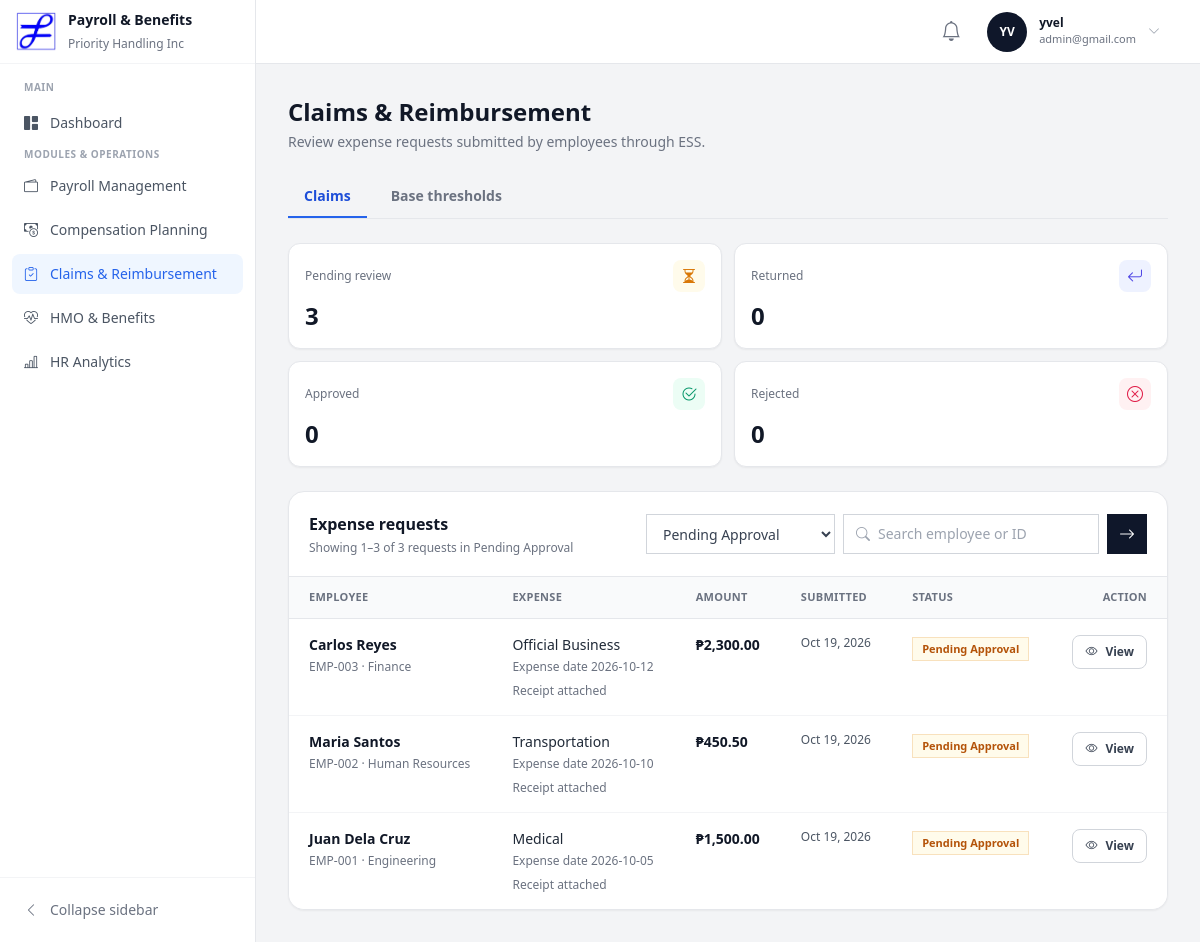
/index.php?page=claims&status=Pending Approval (signed in), run on the app's committed database.
### tables this page shows
CREATE TABLE `claims` (
  `id` int(11) NOT NULL,
  `employee_id` int(11) NOT NULL,
  `expense_type` enum('Medical','Transportation','Miscellaneous','Official Business') NOT NULL,
  `claim_amount` decimal(12,2) NOT NULL,
  `expense_date` date NOT NULL,
  `receipt_attachment` varchar(255) NOT NULL,
  `status` enum('Pending Approval','Approved','Rejected','Returned for Revision') DEFAULT 'Pending Approval',
  `review_notes` text DEFAULT NULL,
  `created_at` timestamp NOT NULL DEFAULT current_timestamp()
);

CREATE TABLE `employees` (
  `id` int(11) NOT NULL,
  `employee_code` varchar(50) NOT NULL,
  `first_name` varchar(100) NOT NULL,
  `last_name` varchar(100) NOT NULL,
  `department` varchar(100) NOT NULL,
  `employment_type` enum('Full-time','Part-time','Contractual') DEFAULT 'Full-time',
  `employment_status` enum('Active','Inactive') DEFAULT NULL,
  `date_hired` date DEFAULT NULL,
  `created_at` timestamp NOT NULL DEFAULT current_timestamp()
);

### app/Views/pages/claims.php (the view, shortened to what the rows shown need)
<?php
$claims = $claimsPageData['claims'] ?? [];
$selectedStatus = $claimsPageData['status'] ?? null;
$search = $claimsPageData['search'] ?? '';
$canReview = $claimsPageData['canReview'] ?? false;
$escape = static fn (string $value): string => htmlspecialchars($value, ENT_QUOTES, 'UTF-8');
$statusClasses = [
    'Pending Approval' => 'bg-amber-50 text-amber-700 ring-amber-600/20',
    'Approved' => 'bg-emerald-50 text-emerald-700 ring-emerald-600/20',
    'Rejected' => 'bg-rose-50 text-rose-700 ring-rose-600/20',
    'Returned for Revision' => 'bg-indigo-50 text-indigo-700 ring-indigo-600/20',
];
$expenseThresholds = [
    'Medical' => [
        'label' => 'Medical / Health',
        'amount' => 5000,
        'days' => 60,
        'icon' => 'bi-heart-pulse',
    ],
    'Transportation' => [
        'label' => 'Transportation',
        'amount' => 1000,
        'days' => 30,
        'icon' => 'bi-train-front',
    ],
    'Official Business' => [
        'label' => 'Official Business',
        'amount' => 10000,
        'days' => 60,
        'icon' => 'bi-briefcase',
    ],
    'Miscellaneous' => [
        'label' => 'Miscellaneous',
        'amount' => 500,
        'days' => 30,
        'icon' => 'bi-receipt',
    ],
];
?>
<!DOCTYPE html>
<html lang="en">
<head>
    <link rel="stylesheet" href="https://cdn.jsdelivr.net/npm/bootstrap-icons@1.11.3/font/bootstrap-icons.min.css">
    <script src="https://cdn.tailwindcss.com"></script>
</head>
<body class="bg-gray-100 font-sans antialiased">
    <div class="flex h-screen overflow-hidden">
        <?php require __DIR__ . '/../partials/sidebar.php'; ?>
        <main class="flex min-w-0 flex-1 flex-col overflow-hidden">
            <div class="flex-1 space-y-6 overflow-y-auto p-5 sm:p-8">
                <div class="flex flex-wrap items-start justify-between gap-4">
                    <div>
                        <h2 class="text-2xl font-bold text-gray-900">Claims & Reimbursement</h2>
                    </div>
                </div>
                <section id="claimsQueuePanel" role="tabpanel" aria-labelledby="claimsQueueTab" class="space-y-6">
                <section class="overflow-hidden rounded-2xl border border-gray-200 bg-white shadow-sm">
                    <div class="space-y-4 border-b border-gray-200 p-4 sm:p-5">
                        <div class="flex flex-col gap-4 sm:flex-row sm:items-center sm:justify-between">
                            <form id="claimFiltersForm" method="get" action="index.php" class="flex flex-wrap gap-2">
                                <select id="claimStatus" name="status" class="border border-gray-300 bg-white px-3 py-2 text-sm text-gray-700 focus:border-blue-500 focus:outline-none focus:ring-2 focus:ring-blue-100">
                                    <?php foreach (\ClaimsService::STATUSES as $status): ?>
                                        <option value="<?= $escape($status) ?>" <?= $selectedStatus === $status ? 'selected' : '' ?>><?= $escape($status) ?></option>
                                    <?php endforeach; ?>
                                </select>
                                <div class="flex items-center gap-2 border border-gray-300 px-3 focus-within:border-blue-500 focus-within:ring-2 focus-within:ring-blue-100">
                                    <i class="bi bi-search text-sm text-gray-400" aria-hidden="true"></i>
                                    <input id="claimSearch" name="search" value="<?= $escape($search) ?>" placeholder="Search employee or ID" class="w-full py-2 text-sm outline-none sm:w-52">
                                </div>
                                <button type="submit" aria-label="Search claims" class="flex h-10 w-10 shrink-0 items-center justify-center bg-slate-900 text-white hover:bg-slate-800">
                                    <i class="bi bi-arrow-right" aria-hidden="true"></i>
                                </button>
                            </form>
                        </div>
                    </div>
                    <?php if (!$canReview): ?>
                        <div class="p-8 text-center text-sm text-gray-500">Your account can’t access claim reviews.</div>
                    <?php else: ?>
                        <div class="overflow-x-auto">
                            <table class="min-w-full divide-y divide-gray-200 text-left">
                                <thead class="bg-gray-50">
                                    <tr>
                                        <th scope="col" class="whitespace-nowrap px-5 py-3 text-[11px] font-semibold uppercase tracking-wide text-gray-500">Employee</th>
                                        <th scope="col" class="whitespace-nowrap px-5 py-3 text-[11px] font-semibold uppercase tracking-wide text-gray-500">Expense</th>
                                        <th scope="col" class="whitespace-nowrap px-5 py-3 text-[11px] font-semibold uppercase tracking-wide text-gray-500">Amount</th>
                                        <th scope="col" class="whitespace-nowrap px-5 py-3 text-[11px] font-semibold uppercase tracking-wide text-gray-500">Submitted</th>
                                        <th scope="col" class="whitespace-nowrap px-5 py-3 text-[11px] font-semibold uppercase tracking-wide text-gray-500">Status</th>
                                        <th scope="col" class="whitespace-nowrap px-5 py-3 text-right text-[11px] font-semibold uppercase tracking-wide text-gray-500">Action</th>
                                    </tr>
                                </thead>
                                <tbody class="divide-y divide-gray-100 bg-white">
                                    <?php foreach ($claims as $claim): ?>
                                        <?php
                                        $status = (string) $claim['status'];
                                        $receiptName = basename((string) $claim['receipt_attachment']);
                                        $claimId = (int) $claim['id'];
                                        $expenseType = (string) $claim['expense_type'];
                                        $claimAmountCents = (int) round((float) $claim['claim_amount'] * 100);
                                        $threshold = $expenseThresholds[$expenseType] ?? null;
                                        $limitAmount = $threshold['amount'] ?? null;
                                        $limitAmountCents = $limitAmount === null ? null : $limitAmount * 100;
                                        $categoryCheck = $limitAmountCents === null
                                            ? 'REVIEW'
                                            : ($claimAmountCents <= $limitAmountCents ? 'PASS' : 'FAIL');
                                        $expenseDate = new DateTimeImmutable((string) $claim['expense_date']);
                                        $submittedAt = new DateTimeImmutable((string) $claim['created_at']);
                                        $daysElapsed = $expenseDate <= $submittedAt ? $expenseDate->diff($submittedAt)->days : null;
                                        $timelineLimit = $threshold['days'] ?? null;
                                        $employmentType = (string) ($claim['employment_type'] ?? 'Unknown');
                                        $employmentStatus = isset($claim['employment_status']) && is_string($claim['employment_status'])
                                            ? $claim['employment_status']
                                            : '';
                                        $claimNumber = 'CLAIM-' . str_pad((string) $claimId, 5, '0', STR_PAD_LEFT);
                                        $claimDetailsJson = json_encode(
                                            $claimDetails,
                                            JSON_HEX_TAG | JSON_HEX_APOS | JSON_HEX_AMP | JSON_HEX_QUOT | JSON_THROW_ON_ERROR
                                        );
                                        ?>
                                        <tr class="align-top hover:bg-gray-50/70">
                                            <td class="whitespace-nowrap px-5 py-4">
                                                <p class="text-sm font-semibold text-gray-900"><?= $escape((string) $claim['first_name'] . ' ' . (string) $claim['last_name']) ?></p>
                                                <p class="mt-1 text-xs text-gray-500"><?= $escape((string) $claim['employee_code']) ?> · <?= $escape((string) $claim['department']) ?></p>
                                            </td>
                                            <td class="whitespace-nowrap px-5 py-4">
                                                <p class="text-sm font-medium text-gray-800"><?= $escape((string) $claim['expense_type']) ?></p>
                                                <p class="mt-1 text-xs text-gray-500">Expense date <?= $escape((string) $claim['expense_date']) ?></p>
                                                <p class="mt-2 text-xs <?= $receiptName !== '.' && $receiptName !== '' ? 'text-gray-500' : 'text-rose-600' ?>">
                                                    <?= $receiptName !== '.' && $receiptName !== '' ? 'Receipt attached' : 'No receipt attached' ?>
                                                </p>
                                            </td>
                                            <td class="whitespace-nowrap px-5 py-4 text-sm font-semibold text-gray-900">₱<?= number_format((float) $claim['claim_amount'], 2) ?></td>
                                            <td class="whitespace-nowrap px-5 py-4 text-xs text-gray-600"><?= $escape($submittedAt->format('M j, Y')) ?></td>
                                            <td class="whitespace-nowrap px-5 py-4">
                                                <span class="inline-flex <?= $status === 'Pending Approval' ? 'rounded-none' : 'rounded-full' ?> px-2.5 py-1 text-[11px] font-semibold ring-1 ring-inset <?= $statusClasses[$status] ?? 'bg-gray-100 text-gray-700 ring-gray-500/20' ?>"><?= $escape($status) ?></span>
                                            </td>
                                            <td class="whitespace-nowrap px-5 py-4 text-right">
                                                <button type="button" data-claim-details="<?= $escape((string) $claimDetailsJson) ?>" aria-label="View <?= $escape($claimNumber) ?>" class="inline-flex items-center gap-2 rounded-lg border border-gray-300 px-3 py-2 text-xs font-semibold text-gray-700 hover:border-blue-300 hover:bg-blue-50 hover:text-blue-700">
                                                    <i class="bi bi-eye" aria-hidden="true"></i><span>View</span>
                                                </button>
                                            </td>
                                        </tr>
                                    <?php endforeach; ?>
                                </tbody>
                            </table>
                        </div>
                    <?php endif; ?>
                </section>
                </section>
            </div>
        </main>
    </div>
</body>
</html>

### data on the page
claims: status "Pending Approval", employee.last_name "Juan Dela Cruz", employee.employee_code "EMP-001", employee.department "Engineering", expense_type "Medical", expense_date "2026-10-05", shows "Receipt attached", claim_amount "1,500.00", created_at "Oct 19, 2026"
claims: employee.last_name "Carlos Reyes", employee.employee_code "EMP-003", employee.department "Finance", expense_type "Official Business", expense_date "2026-10-12", shows "Receipt attached", claim_amount "2,300.00", created_at "Oct 19, 2026", status "Pending Approval"
claims: employee.last_name "Maria Santos", employee.employee_code "EMP-002", employee.department "Human Resources", expense_type "Transportation", expense_date "2026-10-10", shows "Receipt attached", claim_amount "450.50", created_at "Oct 19, 2026", status "Pending Approval"

### other printed values
$userInitials "YV"
$userName "yvel"
$userEmail "admin@gmail.com"
$label "Pending review"
$counts[$status] "3"
$label "Returned"
$counts[$status] "0"
$label "Approved"
$label "Rejected"
min($currentPageNumber * 10, $totalClaims) "3"
$totalClaims "3"
$escape($selectedStatus) "Pending Approval"
